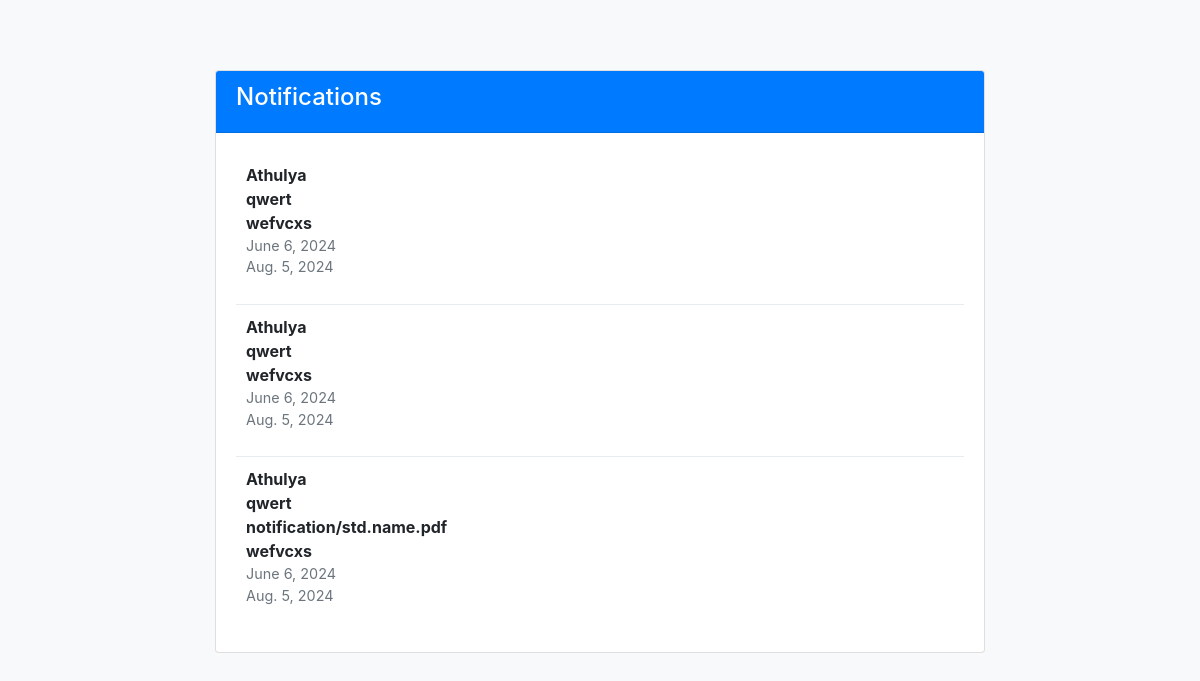
Before: /adminapp/viewnotificatio/ with the older database file.
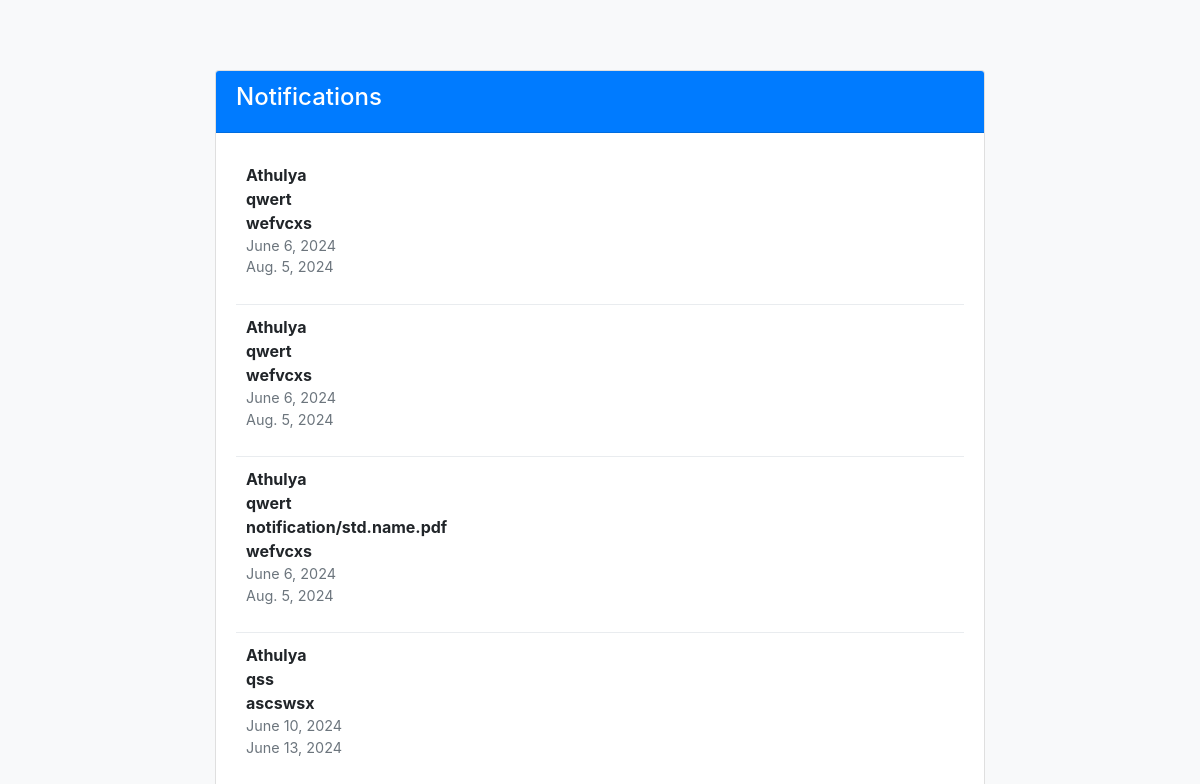
After: the same page with the newer database file.
### adminapp/models.py (models this page shows, shortened)
class notifications(models.Model):
    teacher_name = models.ForeignKey(Teacher,on_delete=models.CASCADE,null=True, blank=True)
    title = models.CharField(max_length = 255)
    notification_details = models.TextField(max_length=255)
    document = models.FileField(upload_to='notification/',null=True, blank=True)
    posted_date = models.DateField()
    expire_date  = models.DateField()

### studentapp/models.py (models this page shows)
class Teacher(models.Model):
    username = models.CharField(max_length=100,null=True)
    password = models.CharField(max_length=100,null=True)
    name = models.CharField(max_length=55)
    batches = models.ManyToManyField(Batch, related_name="teachers")
    courses = models.ManyToManyField(Course, related_name="teachers")
    email = models.EmailField(max_length=34,blank=False)
    def __str__(self):
        return self.name

### adminapp/views.py (the view)
# urls.py: path('viewnotificatio/',viewnotificatio.as_view(), name = 'viewnotificatio'),
class viewnotificatio(View):
    def get(self,request):
        item = notifications.objects.all()
        form = notificationForm()
        return render(request,'viewnotificatio.html',{'form':form,'item':item})

### adminapp/templates/viewnotificatio.html (shortened to what this page needs)
<!DOCTYPE html>
<html lang="en">
<head>
    <link href="https://maxcdn.bootstrapcdn.com/bootstrap/4.5.2/css/bootstrap.min.css" rel="stylesheet">
</head>
<body>
<div class="container">
    <div class="card">
        <div class="card-header">
            <h4>Notifications</h4>
        </div>
        <div class="card-body">
            {% if item %}
                {% for notification in item %}
                    <div class="notification-item">
                        <div class="notification-title">{{ notification.teacher_name }}</div>
                        <div class="notification-title">{{ notification.title}}</div>
                        <div class="notification-title">{{ notification.document}}</div>
                        <div class="notification-title">{{ notification.notification_details}}</div>
                        <div class="notification-date">{{ notification.posted_date }}</div>
                        <div class="notification-date">{{ notification.expire_date }}</div>
                    </div>
                {% endfor %}
            {% else %}
                <p>No notifications available.</p>
            {% endif %}
        </div>
    </div>
</div>
</body>
</html>

Changed rows visible on the page:
added notifications: teacher_name "Athulya", title "qss", notification_details "ascswsx", posted_date "June 10, 2024", expire_date "June 13, 2024"
